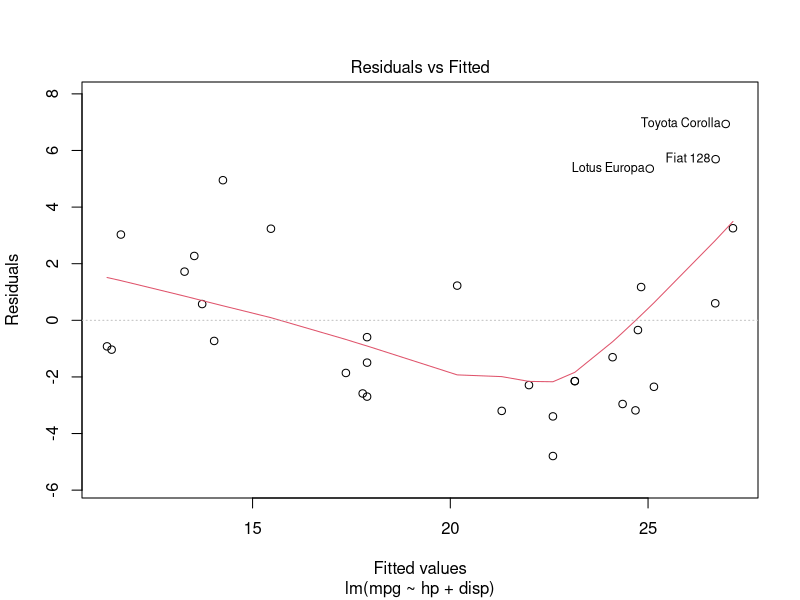
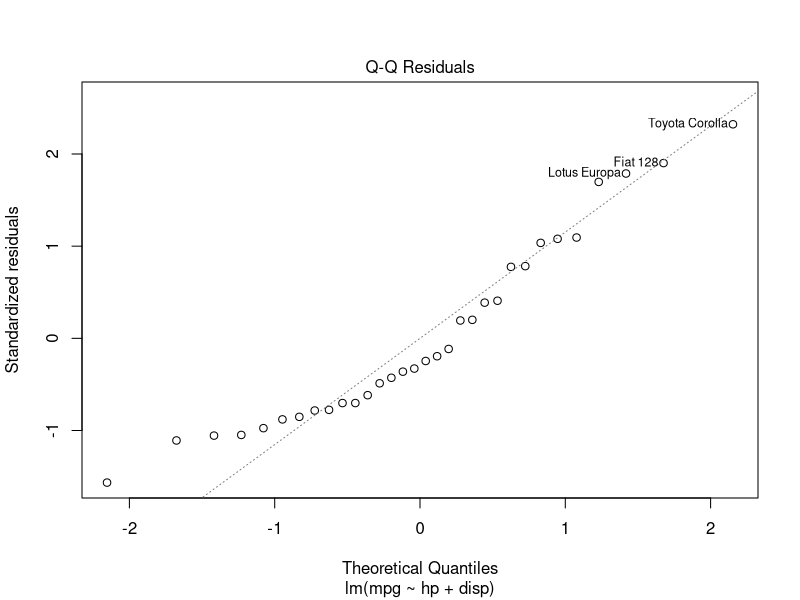
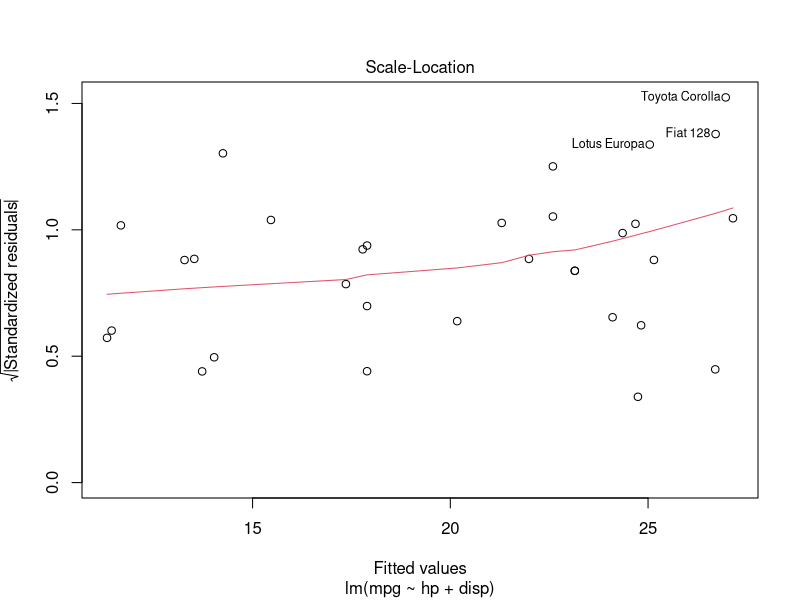
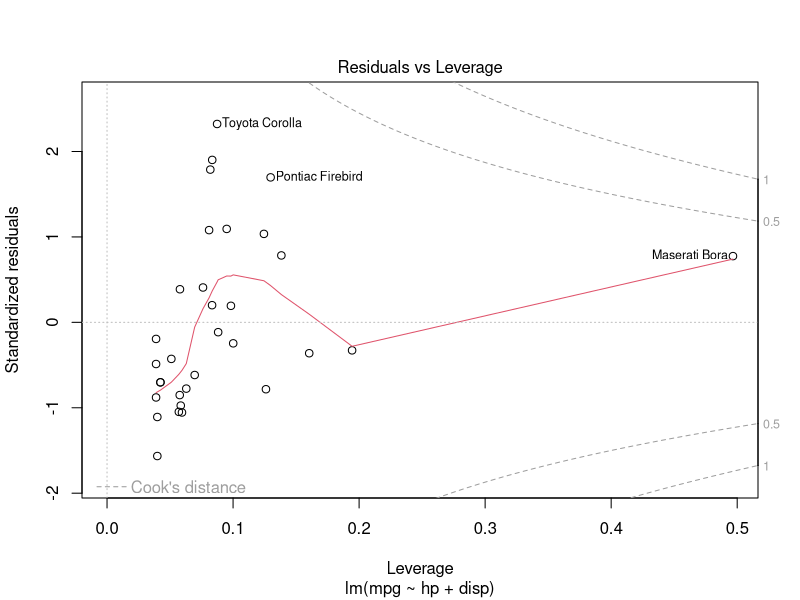
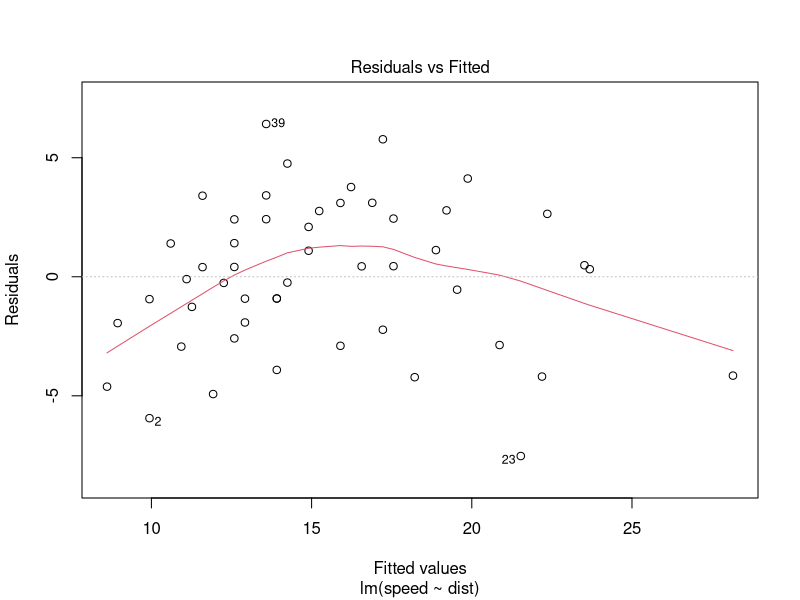
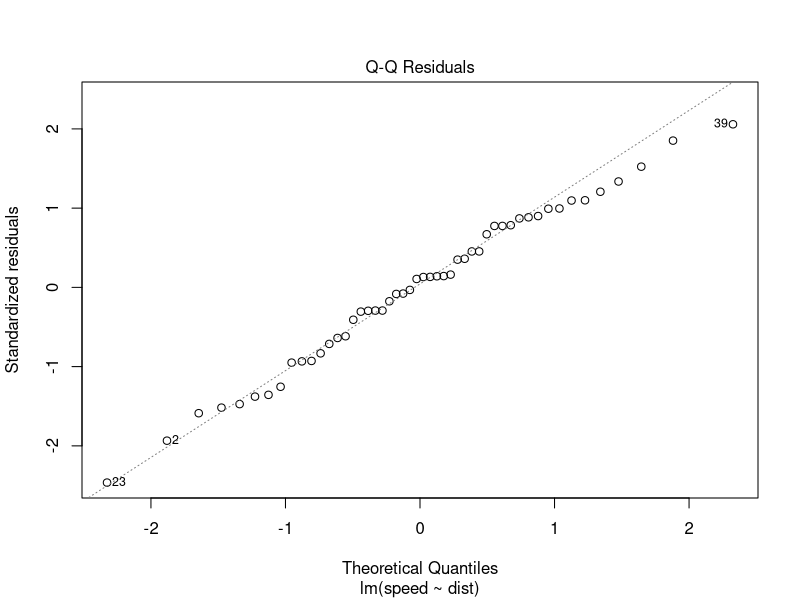
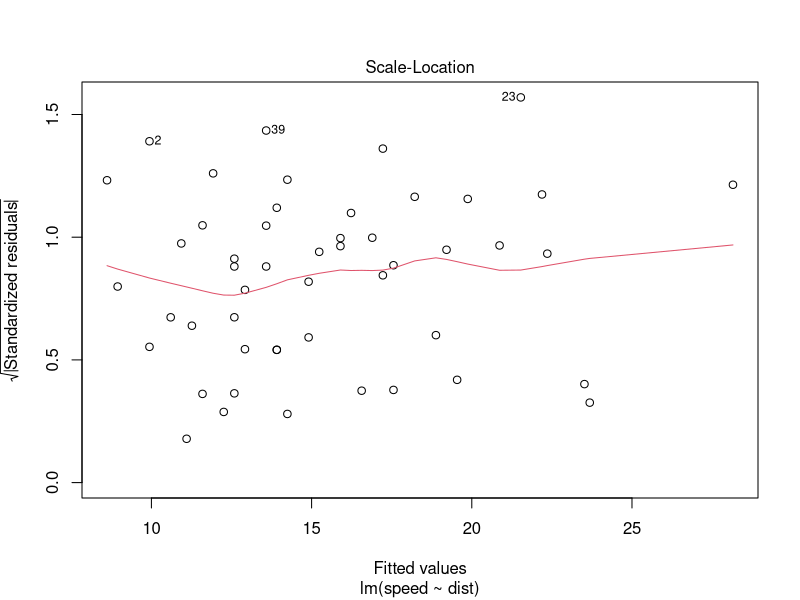
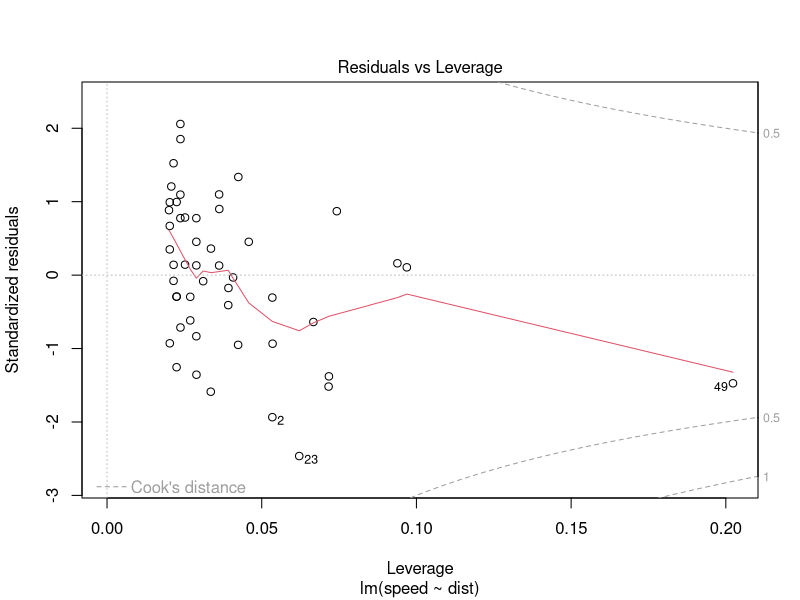

These charts were generated, in order, by the following R code:
library(tidyverse)

##########################
######### T-test #########
##########################

# Two-tailed t-test (unpaired)
# assumptions: independent, normally distributed, homogeneous variance

treatment1 <- PlantGrowth[PlantGrowth$group == 'trt1',]$weight
treatment2 <- PlantGrowth[PlantGrowth$group == 'trt2',]$weight

shapiro.test(treatment1)
shapiro.test(treatment2)

# check if variances are equal
var.test(treatment1, treatment2)

t.test(
  treatment1, 
  treatment2, 
  alternative = "two.sided", 
  var.equal = FALSE
)

# Two-tailed t-test (paired)

age5 <- Loblolly[Loblolly$age == 5,]$height
age20 <- Loblolly[Loblolly$age == 20,]$height
age25 <- Loblolly[Loblolly$age == 25,]$height

shapiro.test(age20)
shapiro.test(age25)

# near equal variance
var.test(age20, age25)

t.test(
  age20, 
  age25, 
  alternative = "two.sided", 
  paired = TRUE
)

# change alternative to "less" or "greater" for one-tailed test


##########################
######### F-test #########
##########################

var.test(
  age20, 
  age25,
  ratio = 1,
  conf.level = 0.95,
  alternative = "two.sided"
)




mtcars

lm1 <- lm(mpg ~ hp + cyl + disp, mtcars)
lm2 <- lm(mpg ~ hp + disp, mtcars)

lm2

plot(lm2)

summary(lm2)


plot(lm(speed ~ dist, cars))


# Check normality
shapiro.test(cars$speed)

# One-tailed t-test
t.test(cars$speed, mu = 20)

